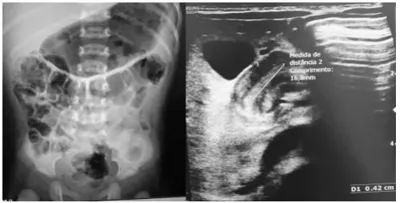
#> input picture scripts/samples_medevo/sample_10_HABARRETOS-2022-CIR-0006.webp, 400 x 203 px
$ python -i universal_image_pipeline.py   (imports and definitions only)
#> lines starting #> are read from the running program, lines starting #| are printed output that depends on the picture
import os
import sys
import json
import sqlite3
import time
import requests
import hashlib
from concurrent.futures import ThreadPoolExecutor, as_completed
from PIL import Image

sys.path.append('scripts')
from inpaint_medq_watermark import inpaint_medq_image
from batch_inpaint_all_medq import make_side_by_side

DB_PATH = 'data/supabase_tables/supabase_tables.db'
DECISIONS_PATH = 'data/supabase_tables/image_watermark_decisions.json'
MEDQ_CATALOG_PATH = 'data/supabase_tables/medq_watermark_catalog.json'

DIR_RAW = 'data/imagens_banco_geral'
DIR_CLEAN = 'data/imagens_higienizadas_medq'
DIR_COMP = 'data/comparacoes_antes_depois_medq'
DIR_ORIG = 'data/imagens_medq_originais'

# [2 lines not run here, left out]

# Multi-spectral detector
def detect_watermark_multispectral(img_path):
    try:
        img = Image.open(img_path).convert('RGB')
#> img is the input picture: PIL image 400x203 RGB; mean R, G, B 115.1, 115.1, 115.1
        w, h = img.size
#> w = 400; h = 203
        if w < 50 or h < 50:
            return False, 0, "Imagem muito pequena"

        cx, cy = w // 2, h // 2
#> cx = 200; cy = 101
        bw = int(w * 0.20)
#> bw = 80
        bh = int(h * 0.22)
#> bh = 44

        # 1. Checar fundo branco (Tipo 2: tabelas / laudos / eletroforese)
        boundary_pixels = []
        for x in range(max(0, cx - bw), min(w, cx + bw), 3):
            boundary_pixels.append(img.getpixel((x, max(0, cy - bh))))
            boundary_pixels.append(img.getpixel((x, min(h - 1, cy + bh))))
#> after the loop, boundary_pixels = 108 items, first 6: (128, 128, 128), (192, 192, 192), (126, 126, 126), (184, 184, 184), (113, 113, 113), (178, 178, 178)
        avg_r = sum(p[0] for p in boundary_pixels) / len(boundary_pixels)
#> avg_r = 98.15
        avg_g = sum(p[1] for p in boundary_pixels) / len(boundary_pixels)
#> avg_g = 98.13
        avg_b = sum(p[2] for p in boundary_pixels) / len(boundary_pixels)
#> avg_b = 98.15

        if avg_r > 225 and avg_g > 225 and avg_b > 225:
            # Em fundo branco, procurar contornos tênues cinza no centro
            center_crop = img.crop((cx - bw//2, cy - bh//2, cx + bw//2, cy + bh//2))
            cpixels = list(center_crop.getdata())
            # Pixels de carimbo cinza no centro de documento branco (entre 230 e 252)
            faint_gray = [p for p in cpixels if 228 < p[0] < 253 and abs(p[0]-p[1]) < 12 and abs(p[1]-p[2]) < 12]
            if len(faint_gray) > 120:
                return True, 85, f"Documento em fundo branco com carimbo cinza central ({len(faint_gray)} px)"

        # 2. Checar radiografia / tons de cinza com salto salmão
        border_crop = img.crop((int(w * 0.05), int(h * 0.05), int(w * 0.95), int(h * 0.95)))
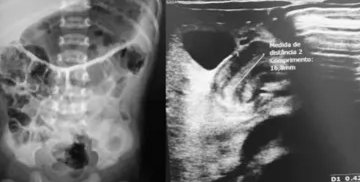
#> border_crop: PIL image 360x182 RGB; mean R, G, B 112.7, 112.7, 112.7
        bpixels = list(border_crop.getdata())[::20]
#> bpixels = 3276 items, first 6: (178, 178, 178), (196, 196, 196), (190, 190, 190), (187, 187, 187), (180, 180, 180), (66, 66, 66)
        is_grayscale = sum(abs(p[0] - p[1]) + abs(p[1] - p[2]) for p in bpixels) / len(bpixels) < 10.0
#> is_grayscale = True

        center_crop = img.crop((cx - bw//2, cy - bh//2, cx + bw//2, cy + bh//2))
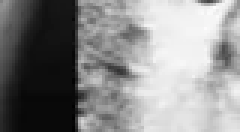
#> center_crop: PIL image 80x44 RGB (shown 3 times larger); mean R, G, B 137.7, 137.7, 137.7
        cpixels = list(center_crop.getdata())
#> cpixels = 3520 items, first 6: (130, 130, 130), (147, 147, 147), (143, 143, 143), (126, 126, 126), (113, 113, 113), (98, 98, 98)
        diff_rb = [p[0] - p[2] for p in cpixels]
#> diff_rb = 3520 values from 0 to 0
        max_diff_rb = max(diff_rb)
#> max_diff_rb = 0
        avg_diff_rb = sum(diff_rb) / len(diff_rb)
#> avg_diff_rb = 0

        if is_grayscale:
            if max_diff_rb > 7.0:
                return True, 85, f"Radiografia PB com anomalia salmão central (max R-B={max_diff_rb:.1f})"
        else:
            # Foto clínica ou ECG com excesso central de salmão comparado à borda
            target_diff_rb = avg_r - avg_b
            if (avg_diff_rb - target_diff_rb) > 6.0 and max_diff_rb > 25.0:
                return True, 80, f"Foto/ECG com salto cromático salmão central (delta={avg_diff_rb - target_diff_rb:.1f})"

    except Exception as e:
        return False, 0, str(e)

    return False, 0, "Sem marca d'água"

# [8 lines left out: function sanitize_filename, not called in this run]

# Global session with connection pool
session = requests.Session()
# [1 line that did not run here, left out]
# [2 lines not run here, left out]

# [228 lines left out: functions process_single_url, main, not called in this run]

# [2 lines not run here, left out]

>>> result = detect_watermark_multispectral('samples_medevo/sample_10_HABARRETOS-2022-CIR-0006.webp')

$ run again, on scripts/samples_medevo/sample_2_UNESPHCFMB-2026-CIR-20770.webp
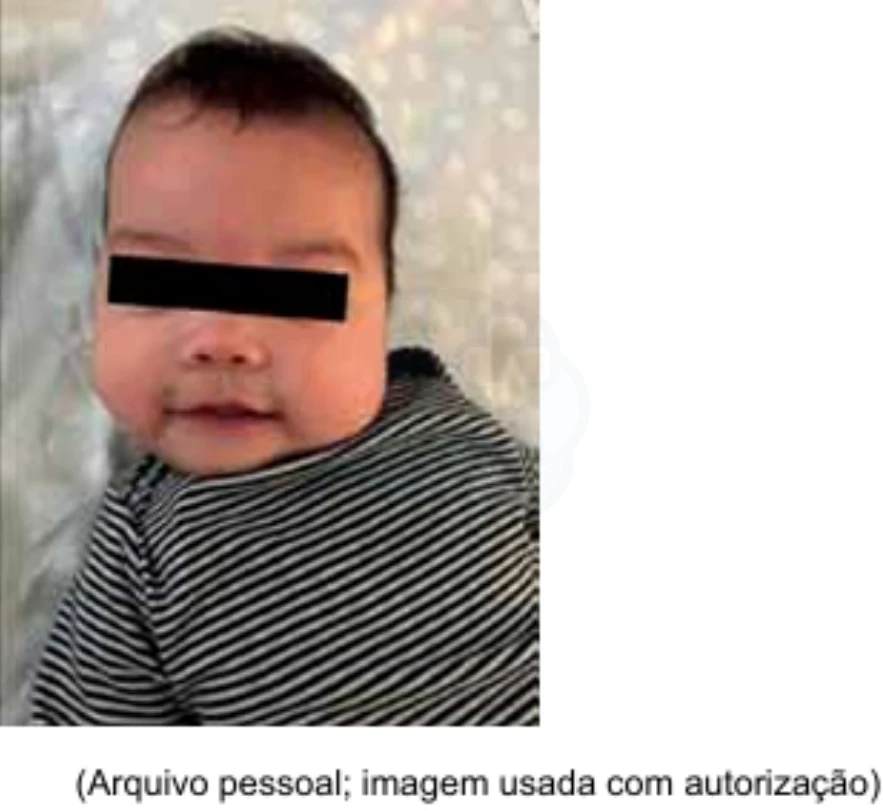
#> input picture scripts/samples_medevo/sample_2_UNESPHCFMB-2026-CIR-20770.webp, 883 x 811 px
#> in detect_watermark_multispectral, img is the input picture: PIL image 883x811 RGB; mean R, G, B 187.2, 177.7, 173
#> after the loop in detect_watermark_multispectral, `for x in range(max(0, cx - bw), min(w, cx + bw), 3):`: boundary_pixels = 236 items, first 6: (185, 118, 91), (58, 58, 58), (183, 117, 90), (105, 105, 105), (183, 117, 92), (133, 133, 133)
#> avg_r = 168.1
#> avg_g = 152.1
#> avg_b = 141.3
#> in detect_watermark_multispectral, `border_crop = img.crop((int(w * 0.05), int(h * 0.05), int(w * 0.95), i..`:
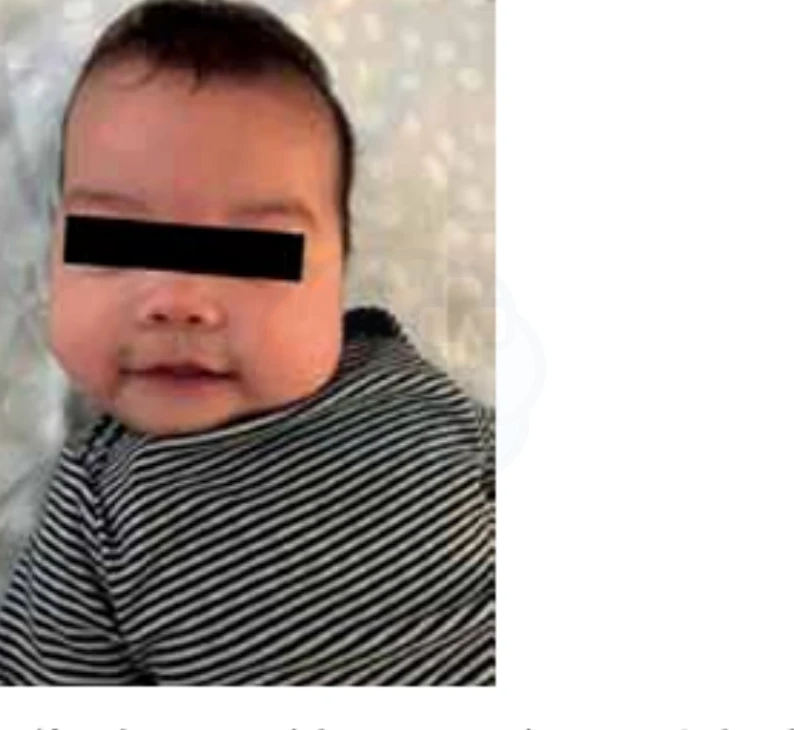
#> border_crop: PIL image 794x730 RGB; mean R, G, B 180.9, 169.5, 164.5
#> bpixels = 28981 items
#> is_grayscale = False
#> in detect_watermark_multispectral, `center_crop = img.crop((cx - bw//2, cy - bh//2, cx + bw//2, cy + bh//2))`:
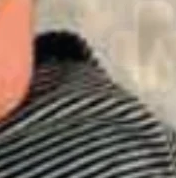
#> center_crop: PIL image 176x178 RGB; mean R, G, B 131.1, 117.2, 105.4
#> cpixels = 31328 items
#> max_diff_rb = 149
#> avg_diff_rb = 25.77
#> target_diff_rb = 26.77
